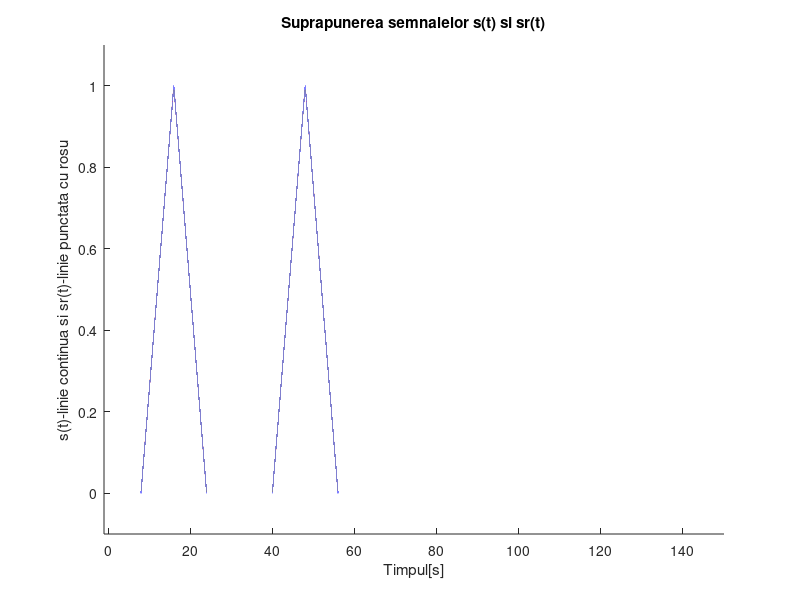
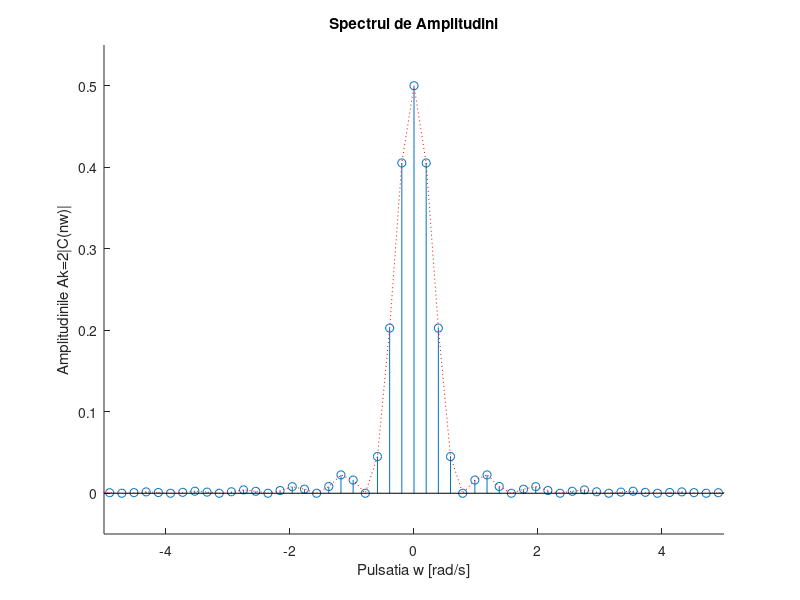

Reproduce these figures in MATLAB, in order.
clc
D=8;%avem un semanal triunghiular simetric monoalernant de durata D=8
T=4*D;%perioada semnalului
f=1/T;%frecventa semnalului
w=2*pi*f;%pulsatia semnalului
rezolutia=0.0001; %am ales rezolutia temporara de 0.1 ms
t=0:rezolutia:2*T;% t porneste de la valoarea initiala 0,cu pasul de 0.0001, afisand in final 2 perioade (2*T),
N=50;%numarul de coeficienti
s=(sawtooth(w*t,0.5)+abs(sawtooth(w*t,0.5)))/2;
%avem un semnal triunghiular redresat monoalternanta de perioada T=72
C = zeros(1,2*N+1);
%initializam vectorul de coeficienti cu valori nule
for n = -N:N
    C(n+N+1) = 1/T * integral(@(t)(1/2*sawtooth(w*t,0.5)+1/2*abs(sawtooth(w*t,0.5))).*exp(-1j*n*w*t),0,T) ;
    %calculul propriu-zis al coeficientiilor cu formula analitica
    %@(t) <=> dt
end
%calculam seria reconstruita cu numar finit de coeficienti
sr = 0;
for n = -N:N
    sr = sr + C(n+N+1)*exp(1j*n*w*t) ;
end
figure(1);
hold on
plot(t,s);%reprezentarea semnalului initial
plot(t,real(sr),':r',t,imag(sr),':r');%reprezentarea semnalului reconstruit
%:r inseamna linie punctata cu rosu
axis([-1 150 -0.1 1.1])
xlabel('Timpul[s]');
ylabel('s(t)-linie continua si sr(t)-linie punctata cu rosu');
title('Suprapunerea semnalelor s(t) si sr(t)')
hold off
%prin hold on/off pot reprezenta mai multe grafice in acelasi sistem
figure(2);
hold on
stem((-N:N)*w,2*abs(C));
%stem-fucntie pt reprezentarea valorilor discrete
plot((-N:N)*w,2*abs(C),':r')
xlabel('Pulsatia w [rad/s]');
ylabel('Amplitudinile Ak=2|C(nw)|');
axis([-5 5 -0.05 0.55])
title('Spectrul de Amplitudini');
hold off
%Analiza Fourier a semnalelor analogice  ne permite sa exprimam orice semnal ce indeplineste criteriul de suficienta Diriclet
%intr-o suma finita de semnale elementare,semnal necunoscut pe baza spectrului sau de amplitudini